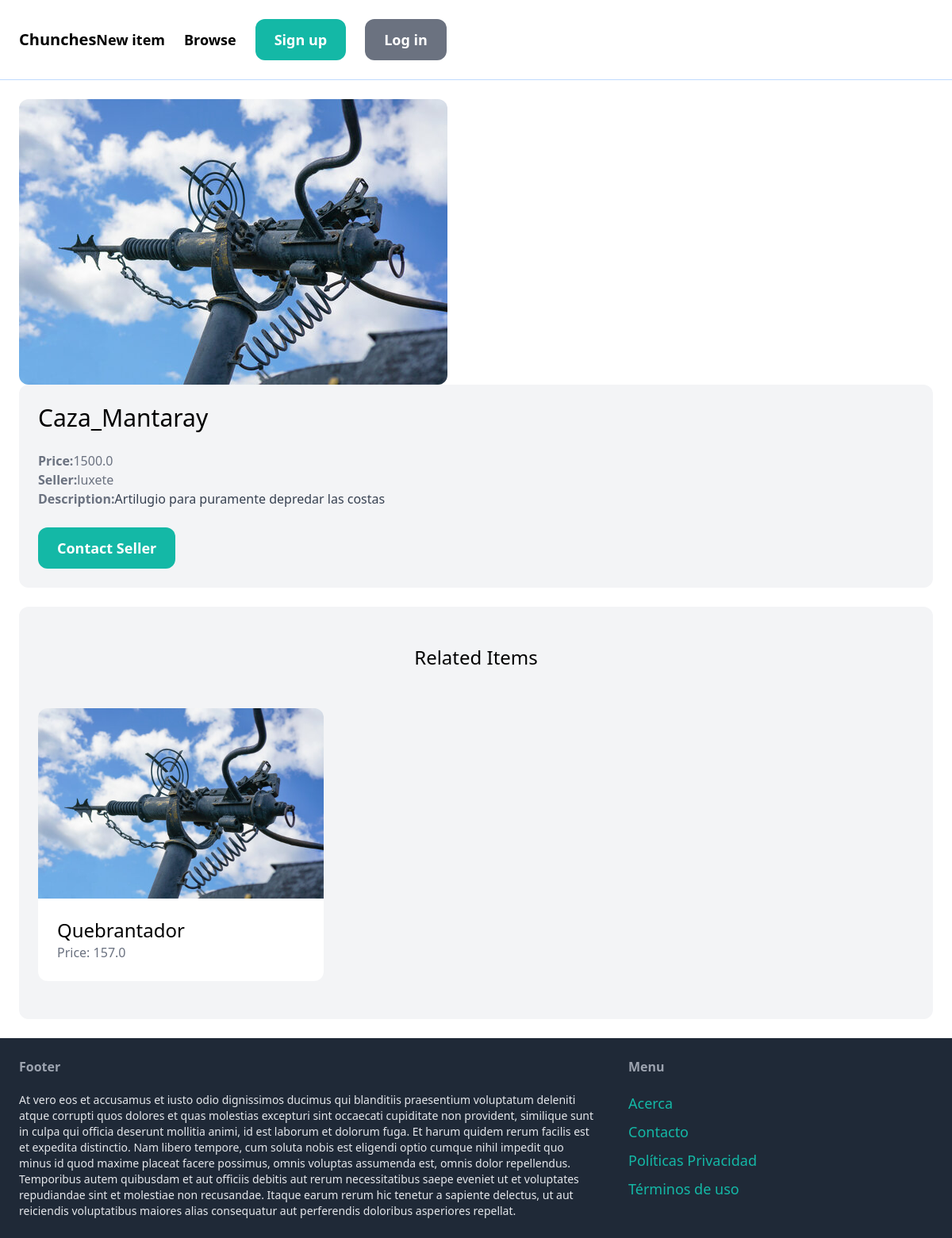
Page /items/1/ on the committed database.
### item/models.py (models this page shows)
class Item(models.Model):
     category = models.ForeignKey(Category, related_name='items', on_delete=models.CASCADE)
     name = models.CharField(max_length=255)
     description = models.TextField(blank=True, null=True)
     price = models.FloatField()
     image = models.ImageField(upload_to='item_images', blank=True, null=True )
     is_sold = models.BooleanField(default=False)
     created_by = models.ForeignKey(User, related_name='items', on_delete=models.CASCADE )
     created_at=models.DateTimeField(auto_now_add=True)

### item/views.py (the view)
# urls.py: path('<int:pk>' , views.detail, name='detail'),
def detail(request, pk):
    item = get_object_or_404(Item, pk=pk)
    related_items = Item.objects.filter(category=item.category, is_sold=False).exclude(pk=pk)[0:3]
    return render(request, 'item/detail.html', {'item': item, 'related_items': related_items})

### item/templates/item/detail.html (shortened to what this page needs)
{% extends 'core/base.html'%}
{% block content %}
<div class="grid-cols-5 gap-6">
    <div class="col-span3">
        <img src="{{ item.image.url }}" class="rounded-xl">
    </div>
    <div class="col-span-2 p-6 bg-gray-100 rounded-xl">
        <h1 class="mb-6 text-3xl">{{ item.name }}</h1>
        <p class="text-gray-500"><strong>Price:</strong>{{ item.price }}</p>
        <p class="text-gray-500"><strong>Seller:</strong>{{ item.created_by.username }}</p>
        {% if item.description %}
        <p class="text-gray-700"><strong class="text-gray-500">Description:</strong>{{ item.description }}</p>
        {% endif %}
        {% if request.user == item.created_by %}
        <div class="mt-6 p-6 bg-white rounded-xl">
            <p>Este es tu Item</p>
            <a href="{% url 'item:edit' item.id %}" class="inline-block mt-6 py-3 text-lg font-semibold bg-teal-500 text-white rounded-xl">Edit</a>
            <a href="{% url 'item:delete' item.id %}" class="inline-block mt-6 py-3 text-lg font-semibold bg-red-500 text-white rounded-xl">Delete</a>
        </div>
        {% else %}
        <a href="{% url 'conversation:new' item.id %}" class="inline-block mt-6 px-6 py-3 text-lg font-semibold bg-teal-500 text-white rounded-xl hover:bg-teal-700">Contact Seller</a>
        {% endif %}
    </div>
    <div class="mt-6 px-6 py-12 bg-gray-100 rounded-xl">
        <h2 class="mb-12 text-2xl text-center">Related Items</h2>
        <div class="grid grid-cols-3 gap-3">
            {% for item in related_items %}
            <div>
                <a href="{% url 'item:detail' item.id %}">
                    <div>
                        <img src="{{ item.image.url }}" class="rounded-t-xl" alt="">
                    </div>
                    <div class="p-6 bg-white rounded-b-xl">
                        <h2 class="text-2xl">{{ item.name }}</h2>
                        <p class="text-gray-500">Price: {{ item.price }}</p>
                    </div>
                </a>
            </div>
            {% endfor %}
        </div>
    </div>
</div>
{% endblock %}

### rows in the picture
Item: image (picture), name "Caza_Mantaray", price "1500.0", created_by.username "luxete", description "Artilugio para puramente depredar las costas"
Item: image (picture), name "Quebrantador", price "157.0"
